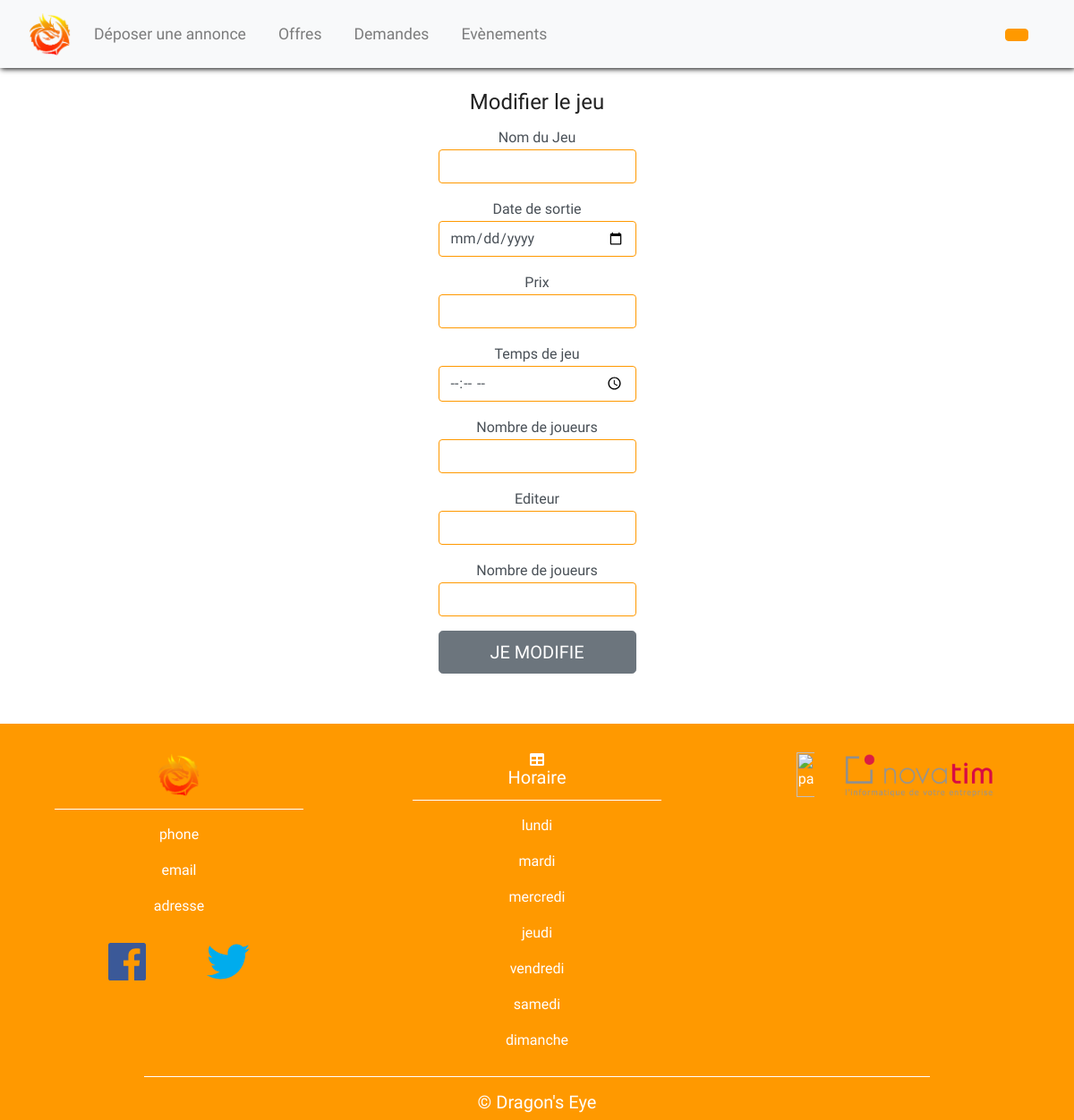
The page /profil/manage/modifManage/modifGame.php (signed in) on the database as committed earlier.
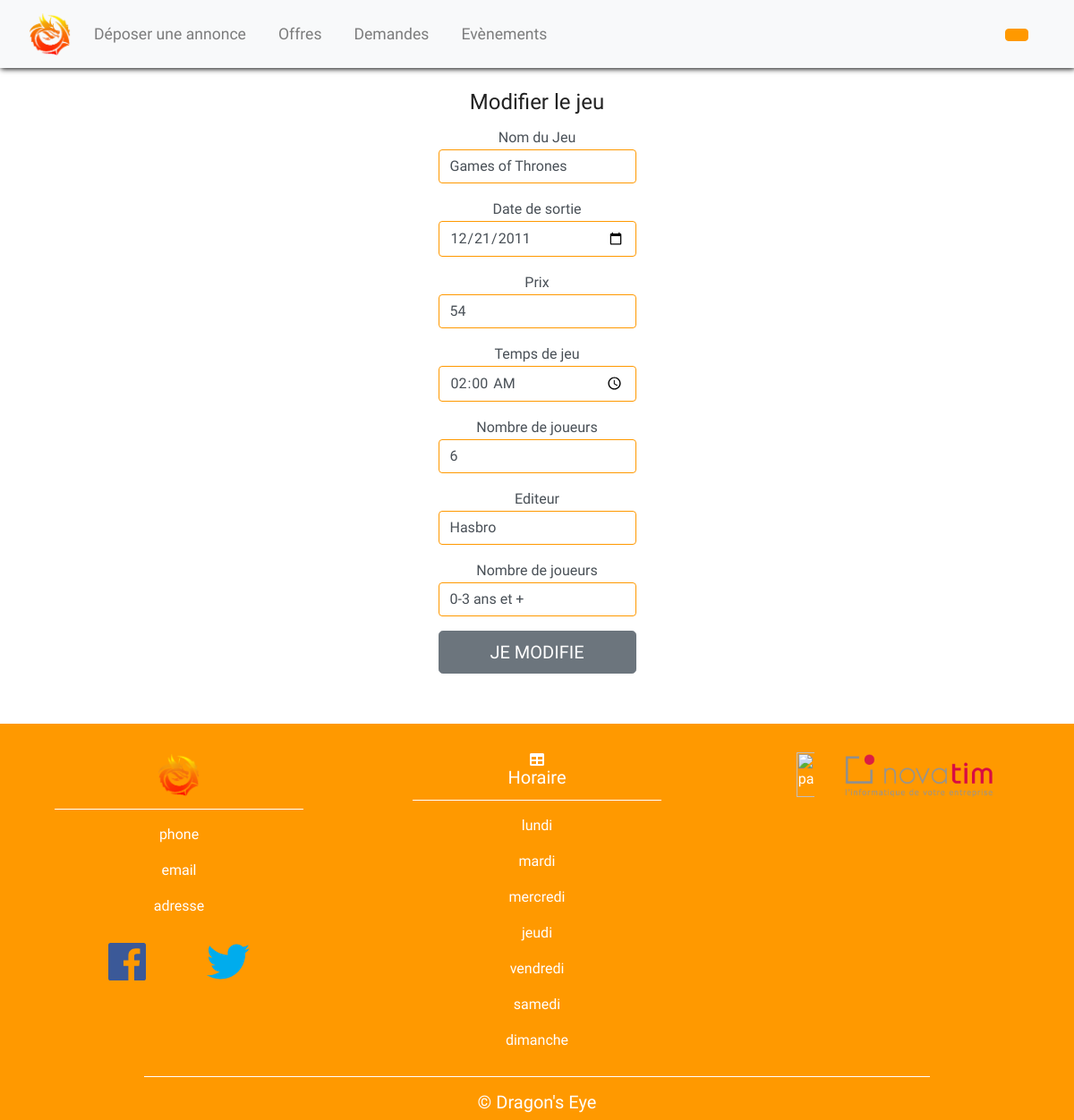
The same page on the database as committed later.
### tables this page shows
CREATE TABLE DEYE_Jeux(
        IdJeux                 Int  Auto_increment  NOT NULL ,
        designation            Varchar (50) NOT NULL ,
        date_sortie            Date NOT NULL ,
        prix                   Float NOT NULL ,
        temps_jeux             Time NOT NULL ,
        nb_joueurs             Int NOT NULL ,
        IdPersonne             Int ,
        IdEditeur              Int NOT NULL ,
        IdAge                  Int NOT NULL ,
        IdCategorie            Int NOT NULL ,
		IdPhoto                Int NOT NULL 
	,CONSTRAINT DEYE_Jeux_PK PRIMARY KEY (IdJeux)
	
	,CONSTRAINT DEYE_Jeux_DEYE_Id_FK FOREIGN KEY (IdPersonne) REFERENCES DEYE_Personne(IdPersonne) ON DELETE CASCADE
	,CONSTRAINT DEYE_Jeux_DEYE_Editeur0_FK FOREIGN KEY (IdEditeur) REFERENCES DEYE_Editeur(IdEditeur) ON DELETE CASCADE
	,CONSTRAINT DEYE_Jeux_DEYE_Age1_FK FOREIGN KEY (IdAge) REFERENCES DEYE_Age(IdAge) ON DELETE CASCADE
	,CONSTRAINT DEYE_Jeux_DEYE_Categorie2_FK FOREIGN KEY (IdCategorie) REFERENCES DEYE_Categorie(IdCategorie) ON DELETE CASCADE
	,CONSTRAINT DEYE_Jeux_DEYE_Photo3_FK FOREIGN KEY (IdPhoto) REFERENCES DEYE_Photo(IdPhoto) ON DELETE CASCADE
);

CREATE TABLE DEYE_Editeur(
        IdEditeur   Int  Auto_increment  NOT NULL ,
        Nom         Varchar (50) NOT NULL ,
        nationalite Varchar (50) NOT NULL
	,CONSTRAINT DEYE_Editeur_PK PRIMARY KEY (IdEditeur)
);

CREATE TABLE DEYE_Age(
        IdAge Int  Auto_increment  NOT NULL ,
        age_requis     Varchar (50) NOT NULL
	,CONSTRAINT DEYE_Age_PK PRIMARY KEY (IdAge)
);

### profil/manage/modifManage/modifGame.php (the view, shortened to what this page needs)
<?php
$bdd = new PDO('mysql:host=127.0.0.1;dbname=bdd_jeu', 'root', '');
if(isset($_SESSION['IdPersonne']) AND $_SESSION['IdType'] == "A")
{
   $requser = $bdd->prepare('SELECT IdJeux, designation, date_sortie, prix, temps_jeux, nb_joueurs, deye_editeur.Nom, deye_age.age_requis
                              FROM deye_jeux
                              INNER JOIN deye_editeur  ON deye_jeux.IdEditeur = deye_editeur.IdEditeur
                              INNER JOIN deye_age      ON deye_jeux.IdAge = deye_age.IdAge
                             ');
   $requser->execute(array($_GET['idModifGame']));
   $game = $requser->fetch();
?>
<html>
   <head>
      <link rel="stylesheet" href="https://maxcdn.bootstrapcdn.com/bootstrap/4.0.0/css/bootstrap.min.css">
      <link href="../../../css/style.css" rel="stylesheet">
      <link href="../../../css/modifGame_style.css" rel="stylesheet">
   </head>
<body>
  <?php  include('../../../include/header.php'); ?>
   <div class="container-fluid padding">
      <div class="row text-center padding">
         <div class="container center-div">
         <div class="row">
         <form method="POST" class="form-signup">
            <div class="form_modif_game">
            <h4 class="card-title text-center">Modifier le jeu</h4>
              <div class="form-label-group">
                <label for="inputGame">Nom du Jeu</label>
                <input type="text" id="newNom" class="form-control" name="newNom" value="<?php echo $game['designation'];?>" placeholder="Changer de nom">
              </div>
              <div class="form-label-group">
                <label for="inputDate">Date de sortie</label>
                <input type="date" id="newDate" class="form-control" name="newDate" value="<?php echo $game['date_sortie'];?>" placeholder="Changer de date">
              </div>
              <div class="form-label-group">
                <label for="inputPrix">Prix</label>
                <input type="text" id="newPrix" class="form-control" name="newPrix" value="<?php echo $game['prix'];?>" placeholder="Changer prix">
              </div>
              <div class="form-label-group">
                <label for="inputTimeGame">Temps de jeu</label>
                <input type="time" id="newTimeGame" class="form-control" name="newTimeGame" value="<?php echo $game['temps_jeux'];?>" placeholder="Changer le temps de jeu">
              </div>
              <div class="form-label-group">
                <label for="inputNumberPlayers">Nombre de joueurs</label>
                <input type="text" id="newNumberPlayers" class="form-control" name="newNumberPlayers" value="<?php echo $game['nb_joueurs'];?>" placeholder="Changer le nombre de joueurs">
              </div>
              <div class="form-label-group">
                <label for="inputIdEditeur">Editeur</label>
                <input type="text" id="newIdEditeur" class="form-control" name="newIdEditeur" value="<?php echo $game['Nom'];?>" placeholder="Changer le nom de l'éditeur">
              </div>
              <div class="form-label-group">
                <label for="inputIdAge">Nombre de joueurs</label>
                <input type="text" id="newIdAge" class="form-control" name="newIdAge" value="<?php echo $game['age_requis'];?>" placeholder="Changer le nombre de joueurs">
              </div>
              <button class="btn btn-lg btn-secondary btn-block text-uppercase" type="submit">Je modifie</button>
              </div>
         </form>
      </div>
      </div>
    </div>
   </div>
   <?php include('../../../include/footer.php') ?>
</body>
</html>
<?php
}
else{
   header("Location: ../../../connexion/inscription.php");
}
?>

### include/header.php (shortened to what this page needs)
<nav class = "navbar navbar-expand-md navbar-light bg-light sticky-top">
    <div class="container-fluid">
      <a class="navbar-brand" href="<?=_DIR_?>/index.php"><img class="deye_logo" src ="<?=_DIR_?>/img/logo4.png"></a>
      <div class="collapse navbar-collapse" id="navbarResponsive">
        <ul class="navbar-nav">
          <li class="nav-item">
            <a class="nav-link" href="<?=_DIR_?>/annonce.php">Déposer une annonce</a>
          </li>
          <li class="nav-item">
            <a class="nav-link" href="<?=_DIR_?>/offres/offres.php">Offres</a>
          </li>
          <li class="nav-item">
            <a class="nav-link" href="<?=_DIR_?>/demandes/demandes.php">Demandes</a>
          </li>
          <li class="nav-item">
            <a class="nav-link" href="<?=_DIR_?>/evenement/evenement.php">Evènements</a>
          </li>
        </ul>
        <ul class="navbar-nav navbar-right ml-auto">
          <li class="nav-item">
            <?php
              include(_DIR2_.'/vue/vue_user.php');
            ?>
					</li>
				</ul>
			</div>
		</div>
  </nav>

### vue/vue_user.php
<?php if(isset($_SESSION["IdPersonne"]) AND $_SESSION["IdPersonne"] > 0){
    echo '<a href="'._DIR_.'/profil/profil.php" class="btn btn-primary">'.$user['Nom'].' '.$user['Prenom'].'</a>';
}else{
    echo '<a href="'._DIR_.'/connexion/inscription.php" class="btn btn-primary">S\'inscrire/Se connecter</a>';
}?>

### include/footer.php
<footer>
<div class="container-fluid padding">
<div class="row text-center">
  <div class="col-md-4">
    <img class="deye_logo" src="<?=_DIR_?>/img/logo4.png">
    <hr class="light">
    <p>phone</p>
    <p>email</p>
    <p>adresse</p>
    <div class="social">
      <a href="#"><i class="fab fa-facebook"></i></a>
      <a href="#"><i class="fab fa-twitter"></i></a>
    </div>
  </div>
  <div class="col-md-4">
    <i class="fas fa-table"></i>
    <h5>Horaire</h5>
    <hr class="light">
    <p>lundi</p>
    <p>mardi</p>
    <p>mercredi</p>
    <p>jeudi</p>
    <p>vendredi</p>
    <p>samedi</p>
    <p>dimanche</p>
  </div>
  <div class="col-md-4">
    <img src="<?=_DIR_?>/img/focus_home_interactive_logo.svg" class="partenaire_logo" alt="partenaire">
    <img src="<?=_DIR_?>/img/novatim_logo.png" class="partenaire_logo" alt="article">
  </div>
  <div class="col-12">
    <hr class="light">
    <h5>&copy; Dragon's Eye</h5>
  </div>
</div>
</div>
</footer>

### css/style.css (style rules this page uses)
html,body { height: 100%; width: 100%; font-family: 'Varela Round', sans-serif; color: #222; }
.btn-primary { background-color: #FF9900; border: 1px solid #FF9900; }
.deye_logo { width: 50px; }
.navbar { position:fixed; width: 100%; box-shadow: 1px 1px 6px #000; }
.navbar-nav li { padding-right: 20px; }
.nav-link { font-size: 1.1em !important; }
.nav-link { color: #007DFF; }
.form-label-group { position: relative; margin-bottom: 1rem; }
.form-label-group input { border: 1px solid #FF9900; }
.form-label-group>label { top: 6px; left: 10px; display: block; width: 100%; margin-bottom: 0; line-height: 1.5; color: #495057; border: 1px solid transparent; border-radius: .25rem; transition: all .1s ease-in-out; }
footer { background-color: #FF9900; color: #fff; padding-top: 2rem; width: 100%; }
.social a { font-size:3rem; padding:2rem; }
.fa-facebook { color:#3b5998; }
.fa-twitter { color:#00aced; }
.partenaire_logo { max-width: 350px; height: 50px; padding: inherit; }
hr.light { border-top: 1px solid #fff; width: 75%; margin-top:.8rem; margin-bottom: 1rem; }

### css/modifGame_style.css (style rules this page uses)
.center-div { width: 221px; margin-top: 100px; margin-bottom: 40px; }
.form-label-group { position: relative; margin-bottom: 1rem; }
.form-label-group input { border: 1px solid #FF9900; }

Rows that differ between the two databases and show on the page:
now on this page (row edited): deye_jeux: newNom "Games of Thrones", newDate "12/21/2011", newPrix "54", newTimeGame "02:00:00", newNumberPlayers "6"
now on this page (row unchanged): deye_editeur: newIdEditeur "Hasbro"
added deye_age: newIdAge "0-3 ans et +"
